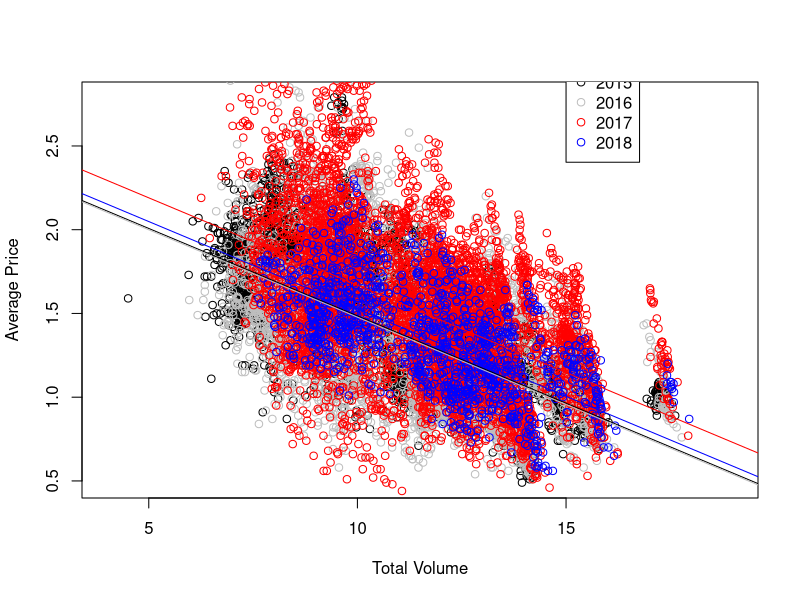

This figure's R source:
## ---- chunk 1
library(readr)
avocado_df<-read_csv('avocado_df.csv')
## ---- chunk 2
avocado_df$AveragePrice <- as.numeric(avocado_df$AveragePrice)
avocado_df$TotalVolume <- as.numeric(avocado_df$TotalVolume) 
avocado_df$Month <- as.factor(avocado_df$Month) 
avocado_df$Type <- as.factor(avocado_df$Type) 
avocado_df$Region <- as.factor(avocado_df$Region) 
avocado_df$Year <- as.factor(avocado_df$Year) 
## ---- chunk 3
# Solution here
model_volume_year <- lm(AveragePrice ~ 1 + TotalVolume + Year, data=avocado_df)

## ---- chunk 4
# Solution here
summary(model_volume_year)

## ---- chunk 5
# Solution here
coefs <- coef(model_volume_year)

## ---- chunk 6
plot(avocado_df$TotalVolume[avocado_df$Year==2015],avocado_df$AveragePrice[avocado_df$Year==2015], xlab= 'Total Volume', ylab = 'Average Price', col = 'black',xlim=c(4,19))
points(avocado_df$TotalVolume[avocado_df$Year==2016],avocado_df$AveragePrice[avocado_df$Year==2016], xlab= 'Total Volume', ylab = 'Average Price', col = 'grey')
points(avocado_df$TotalVolume[avocado_df$Year==2017],avocado_df$AveragePrice[avocado_df$Year==2017], xlab= 'Total Volume', ylab = 'Average Price', col = 'red')
points(avocado_df$TotalVolume[avocado_df$Year==2018],avocado_df$AveragePrice[avocado_df$Year==2018], xlab= 'Total Volume', ylab = 'Average Price', col = 'blue')
legend(x=15,y=3,legend=c('2015','2016','2017','2018'),col=c("black", "grey","red","blue"),pch=1)

abline(coefs[1],coefs[2], col='black')
abline(coefs[1]+coefs[3],coefs[2], col='grey')
abline(coefs[1]+coefs[4],coefs[2], col='red')
abline(coefs[1]+coefs[5],coefs[2], col='blue')
## ---- chunk 7
model_constant <- lm(AveragePrice ~ 1 , data=avocado_df)
# Solution here

anova(model_constant, model_volume_year)
## ---- chunk 8
model_volume<- lm(AveragePrice ~ 1 + TotalVolume, data=avocado_df)

# Solution here
anova(model_volume, model_volume_year)

## ---- chunk 9
unknown_df <- data.frame(TotalVolume=c(15.0,5.0), Type = c("conventional","organic"), Year=c("2016","2015"))
predict(model_volume_year, unknown_df)
## ---- chunk 10
# Solution here
model_year_total_volume_type_interaction <- lm(AveragePrice ~ 1 + Year + TotalVolume*Type, data=avocado_df)

## ---- chunk 11
# Solution here
summary(model_year_total_volume_type_interaction)

## ---- chunk 12
# Solution here
coefs<- coef(model_year_total_volume_type_interaction)

## ---- chunk 13
model_constant <- lm(AveragePrice ~ 1 , data=avocado_df)
# Solution here
anova(model_constant,model_year_total_volume_type_interaction)
## ---- chunk 14
model_volume<- lm(AveragePrice ~ 1 + TotalVolume, data=avocado_df)
# Solution here
anova(model_volume,model_year_total_volume_type_interaction)

## ---- chunk 15
model_volume_type <- lm(AveragePrice ~ 1 + TotalVolume + Type, data=avocado_df)
# Solution here
anova(model_volume_type,model_year_total_volume_type_interaction)

## ---- chunk 16
model_volume_type_interaction <- lm(AveragePrice ~ 1 + TotalVolume*Type, data=avocado_df)
# Solution here
anova(model_volume_type_interaction,model_year_total_volume_type_interaction)

## ---- chunk 17
model_year <- lm(AveragePrice ~ 1 + Year, data=avocado_df)
# Solution here
anova(model_year,model_year_total_volume_type_interaction)


## ---- chunk 18
# Solution here
unknown_df <- data.frame(TotalVolume=c(15.0,5.0), Type = c("conventional","organic"), Year=c("2016","2015"))
predict(model_year_total_volume_type_interaction,unknown_df)
